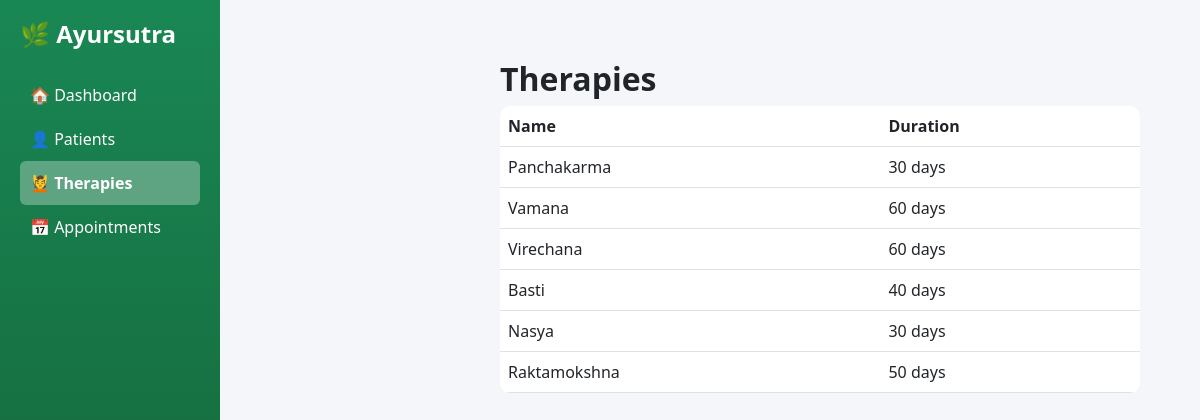
/therapies/, run on the app's committed database.
### therapies/models.py (models this page shows, shortened)
class Therapy(models.Model):
    therapy_name = models.CharField(max_length=100)
    duration = models.IntegerField(help_text="Duration in minutes")
    description = models.TextField()
    precautions = models.TextField(blank=True)

### therapies/views.py (the view)
# urls.py: path('', views.therapy_list, name='therapies'),
def therapy_list(request):
    therapies = Therapy.objects.all()
    return render(request, 'therapies/therapy_list.html', {'therapies': therapies})

### templates/therapies/therapy_list.html
{% extends 'base.html' %}
{% block content %}
<div class="main-content">
    <h2>Therapies</h2>
    <table class="table">
        <tr>
            <th>Name</th>
            <th>Duration</th>
        </tr>
        {% for therapy in therapies %}
        <tr>
            <td>{{ therapy.therapy_name }}</td>
            <td>{{ therapy.duration }} days</td>
        </tr>
        {% endfor %}
    </table>
</div>
{% endblock %}

### patients/static/patients/css/style.css (style rules this page uses)
body { font-family: 'Segoe UI', Tahoma, Geneva, Verdana, sans-serif; background-color: #f4f6f9; margin: 0; }
.main-content { margin-left: 220px; padding: 30px; }
.table { border-radius: 10px; overflow: hidden; }
h2 { font-weight: 600; }
.main-content { overflow-x: auto; }

### data on the page
Therapy: therapy_name "Panchakarma", duration "30"
Therapy: therapy_name "Vamana", duration "60"
Therapy: therapy_name "Virechana", duration "60"
Therapy: therapy_name "Basti", duration "40"
Therapy: therapy_name "Nasya", duration "30"
Therapy: therapy_name "Raktamokshna", duration "50"
